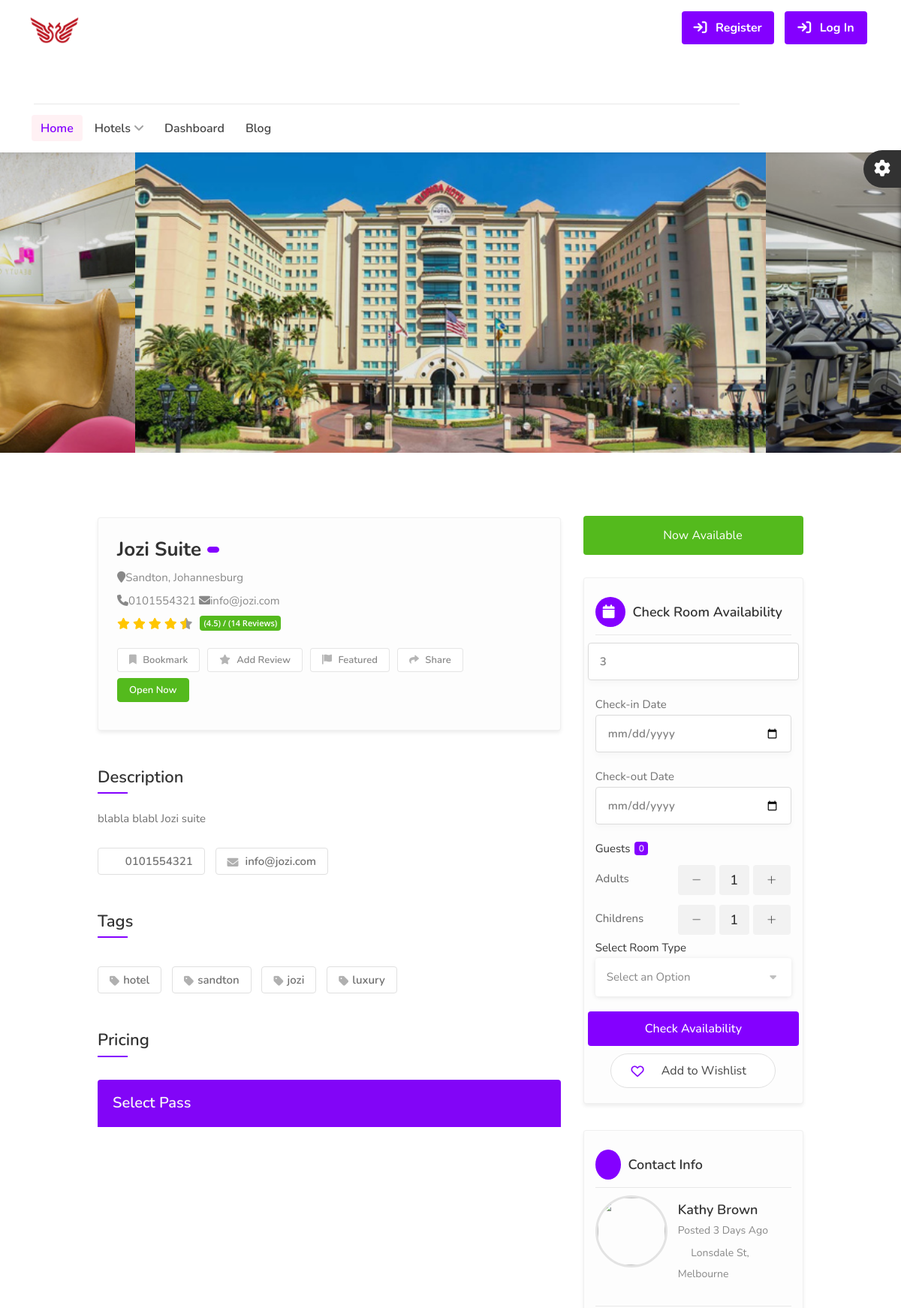
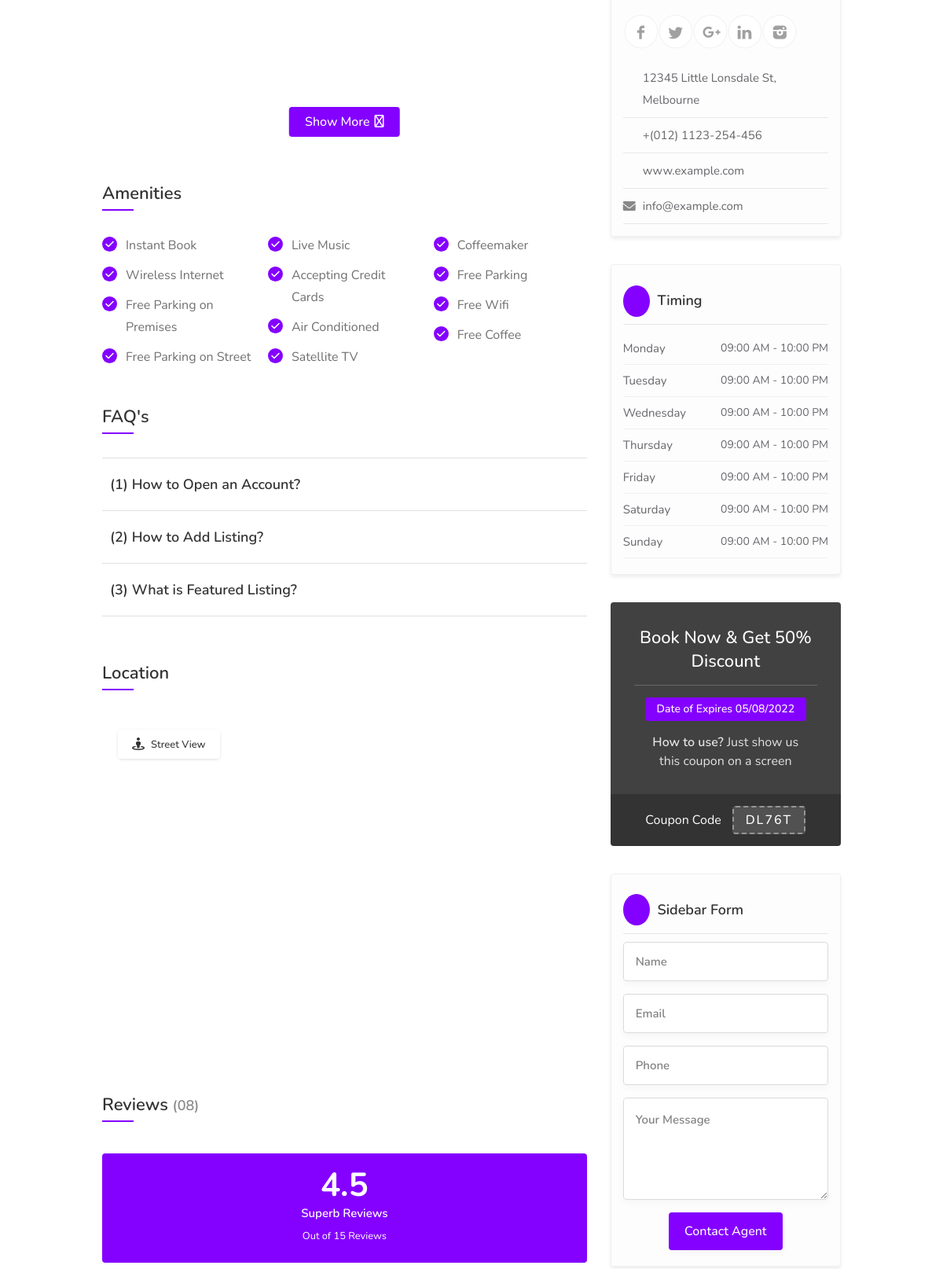
Page /detail/jozi-suite/ (upper part) on the committed database (2 pictures, top to bottom).
### hotel/models.py (models this page shows, shortened)
class HotelGallery(models.Model):
    hotel = models.ForeignKey(Hotel, on_delete=models.CASCADE)
    image = models.FileField(upload_to="hotel_gallery")
    hgid = ShortUUIDField(unique=True, length=10, max_length=20, alphabet="abcdefghijklmnopqrstuvxyz")
    class Meta:
        verbose_name_plural = 'Hotel Gallery'

class Hotel(models.Model):
    user = models.ForeignKey(User, on_delete=models.CASCADE)
    name = models.CharField(max_length=100)
    description = CKEditor5Field(null=True, blank=True, config_name='extends')
    image = models.FileField(upload_to="hotel_gallery")
    address = models.CharField(max_length=1000)
    mobile = models.CharField(max_length=20)
    email = models.EmailField(max_length=100)
    status = models.CharField(max_length=20, choices=HOTEL_STATUS, default="Live")
    tags = TaggableManager(blank=True)
    views = models.IntegerField(default=0)
    featured = models.BooleanField(default=False)
    hid = ShortUUIDField(unique=True, length=10, max_length=20, alphabet="abcdefghijklmnopqrstuvxyz")
    slug = models.SlugField(unique=True)
    date = models.DateTimeField(auto_now_add=True)
    def hotel_gallery(self):
        return HotelGallery.objects.filter(hotel=self)
    def hotel_room_type(self):
        return RoomType.objects.filter(hotel=self)

### hotel/views.py (the view)
# urls.py: path("detail/<slug>/", views.hotel_detail, name="hotel_detail"),
def hotel_detail(request, slug):
    hotel = Hotel.objects.get(status="Live", slug=slug) #When you want to retrieve 1 item you use get but when you want to retrieve a list you use filter or all
    context = {
        "hotel":hotel,
    }
    return render(request, "hotel/hotel_detail.html", context)

### templates/hotel/hotel_detail.html (shortened to what this page needs)
{% extends "partials/base.html" %}
{% load static %}
{% block content %}
        <div id="utf_listing_gallery_part" class="utf_listing_section">
            <div class="utf_listing_slider utf_gallery_container margin-bottom-0">
                {% for hotel_gallery in hotel.hotel_gallery.all %}
                    <a href="{{hotel_gallery.image.url}}" data-background-image="{{hotel_gallery.image.url}}" class="item utf_gallery"></a>
                {% endfor %}
            </div>
        </div>
        <div class="container">
            <div class="row utf_sticky_main_wrapper">
                <div class="col-lg-8 col-md-8">
                    <div id="titlebar" class="utf_listing_titlebar">
                        <div class="utf_listing_titlebar_title">
                            <h2>{{hotel.name}}<span class="listing-tag"></span></h2>
                            <span><i class="fa fa-map-marker"></i>{{hotel.address}}</span><br>
                            <span><i class="fa fa-phone"></i>{{hotel.mobile}}</span>
                            <span><i class="fa fa-envelope"></i>{{hotel.email}}</span>
                            <div class="utf_star_rating_section" data-rating="4.5">
                                <div class="utf_counter_star_rating">(4.5) / (14 Reviews)</div>
                            </div>
                            <ul class="listing_item_social">
                                <li><a href="#"><i class="fa fa-bookmark"></i> Bookmark</a></li>
                                <li><a href="#"><i class="fa fa-star"></i> Add Review</a></li>
                                <li><a href="#"><i class="fa fa-flag"></i> Featured</a></li>
                                <li><a href="#"><i class="fa fa-share"></i> Share</a></li>
                                <li><a href="#" class="now_open">Open Now</a></li>
                            </ul>
                        </div>
                    </div>
                    <div id="utf_listing_overview" class="utf_listing_section">
                        <h3 class="utf_listing_headline_part margin-top-30 margin-bottom-30">Description</h3>
                        <p>{{hotel.description |safe}}</p>
                        <div id="utf_listing_tags" class="utf_listing_section listing_tags_section margin-bottom-10 margin-top-0">
                            <a href="#"><i class="sl sl-icon-phone" aria-hidden="true"></i> {{hotel.mobile}}</a>
                            <a href="#"><i class="fa fa-envelope-o" aria-hidden="true"></i> {{hotel.email}}</a>
                        </div>
                    </div>
                    <div id="utf_listing_tags" class="utf_listing_section listing_tags_section">
                        <h3 class="utf_listing_headline_part margin-top-40 margin-bottom-40">Tags</h3>
                        {% for t in hotel.tags.all %}
                            <a href="#"><i class="fa fa-tag" aria-hidden="true"></i>{{t.name}}</a>
                        {% endfor %}
                    </div>
                    <div class="utf_listing_section">
                        <h3 class="utf_listing_headline_part margin-top-50 margin-bottom-40">Pricing</h3>
                        <div class="show-more">
                            <div class="utf_pricing_list_section">
                                <h4>Select Pass</h4>
                            </div>
                        </div>
                        <a href="#" class="show-more-button" data-more-title="Show More" data-less-title="Show Less"><i class="fa fa-angle-double-down"></i></a>
                    </div>
                    <div id="utf_listing_amenities" class="utf_listing_section">
                        <h3 class="utf_listing_headline_part margin-top-50 margin-bottom-40">Amenities</h3>
                        <ul class="utf_listing_features checkboxes margin-top-0">
                            <li>Instant Book</li>
                            <li>Wireless Internet</li>
                            <li>Free Parking on Premises</li>
                            <li>Free Parking on Street</li>
                            <li>Live Music</li>
                            <li>Accepting Credit Cards</li>
                            <li>Air Conditioned</li>
                            <li>Satellite TV</li>
                            <li>Coffeemaker</li>
                            <li>Free Parking</li>
                            <li>Free Wifi</li>
                            <li>Free Coffee</li>
                        </ul>
                    </div>
                    <div id="utf_listing_faq" class="utf_listing_section">
                        <h3 class="utf_listing_headline_part margin-top-50 margin-bottom-40">FAQ's</h3>
                        <div class="style-2">
                            <div class="accordion">
                                <h3><i class="sl sl-icon-plus"></i> (1) How to Open an Account?</h3>
                                <h3><i class="sl sl-icon-plus"></i> (2) How to Add Listing?</h3>
                                <h3><i class="sl sl-icon-plus"></i> (3) What is Featured Listing?</h3>
                            </div>
                        </div>
                    </div>
                    <div id="utf_listing_location" class="utf_listing_section">
                        <h3 class="utf_listing_headline_part margin-top-60 margin-bottom-40">Location</h3>
                        <div id="utf_single_listing_map_block">
                            <div id="utf_single_listingmap" data-latitude="36.778259" data-longitude="-119.417931" data-map-icon="im im-icon-Hamburger"></div>
                            <a href="#" id="utf_street_view_btn">Street View</a>
                        </div>
                    </div>
                    <div id="utf_listing_reviews" class="utf_listing_section">
                        <h3 class="utf_listing_headline_part margin-top-75 margin-bottom-20">Reviews <span>(08)</span></h3>
                        <div class="reviews-container">
                            <div class="row">
                                <div class="col-lg-3">
                                    <div id="review_summary">
                                        <strong>4.5</strong>
                                        <em>Superb Reviews</em>
                                        <small>Out of 15 Reviews</small>
                                    </div>
                                </div>
                            </div>
                        </div>
                    </div>
                </div>
                <div class="col-lg-4 col-md-4 margin-top-75 sidebar-search">
                    <div class="verified-badge with-tip margin-bottom-30" data-tip-content="Purchase ticket has been verified and belongs business owner or manager."> <i class="sl sl-icon-check"></i> Now Available</div>
                    <div class="utf_box_widget booking_widget_box">
                        <h3><i class="fa fa-calendar"></i> Check Room Availability
                        </h3>
                        <form class="row with-forms margin-top-0" method="POST" action="{% url 'booking:check_room_availability' %}">
                            <input type="text" value="{{hotel.id}}" name="hotel-id" id="">
                            <div class="col-lg-12 col-md-12 select_date_box">
                                <label for="">Check-in Date</label>
                                <input type="date" value="" name="checkin" placeholder="Select Date">
                            </div>
                            <div class="col-lg-12 col-md-12 select_date_box">
                                <label for="">Check-out Date</label>
                                <input type="date" class="checkout_date" name="checkout" value=""  placeholder="Select Date">
                            </div>
                            <div class="with-forms">
                                <div class="col-lg-12 col-md-12">
                                    <a href="#">Guests <span class="qtyTotal" name="qtyTotal">1</span></a>
                                    <div class="panel-dropdown-content">
                                        <div class="qtyButtons">
                                            <div class="qtyTitle">Adults</div>
                                            <input type="text" name="adult" {% if adult == None %}value="1"{% else %}value="{{adult}}"{% endif %}>
                                        </div>
                                        <div class="qtyButtons">
                                            <div class="qtyTitle">Childrens</div>
                                            <input type="text" name="children" {% if children == None %}value="1"{% else %}value="{{children}}"{% endif %}>
                                        </div>
                                    </div>
                                </div>
                            </div>
                            <div class="with-forms margin-top-30">
                                <div class="col-lg-12 col-md-12 ">
                                    <a href="#">Select Room Type</a>
                                </div>
                            </div>
                            <button type="submit" class="utf_progress_button button fullwidth_block margin-top-5">Check Availability</button>
                        </form>
                        <button class="like-button add_to_wishlist"><span class="like-icon"></span> Add to Wishlist</button>
                    </div>
                    <div class="utf_box_widget margin-top-35">
                        <h3><i class="sl sl-icon-phone"></i> Contact Info</h3>
                        <div class="utf_hosted_by_user_title"> <a href="#" class="utf_hosted_by_avatar_listing"><img src="images/dashboard-avatar.jpg" alt=""></a>
                            <h4><a href="#">Kathy Brown</a><span>Posted 3 Days Ago</span>
                                <span><i class="sl sl-icon-location"></i> Lonsdale St, Melbourne</span>
                            </h4>
                        </div>
                        <ul class="utf_social_icon rounded margin-top-10">
                            <li><a class="facebook" href="#"></a></li>
                            <li><a class="twitter" href="#"></a></li>
                            <li><a class="gplus" href="#"></a></li>
                            <li><a class="linkedin" href="#"></a></li>
                            <li><a class="instagram" href="#"></a></li>
                        </ul>
                        <ul class="utf_listing_detail_sidebar">
                            <li><i class="sl sl-icon-map"></i> 12345 Little Lonsdale St, Melbourne</li>
                            <li><i class="sl sl-icon-phone"></i> +(012) 1123-254-456</li>
                            <li><i class="sl sl-icon-globe"></i> <a href="#">www.example.com</a></li>
                            <li><i class="fa fa-envelope-o"></i> <a href="mailto:info@example.com">info@example.com</a></li>
                        </ul>
                    </div>
                    <div class="utf_box_widget opening-hours margin-top-35">
                        <h3><i class="sl sl-icon-clock"></i> Timing</h3>
                        <ul>
                            <li>Monday <span>09:00 AM - 10:00 PM</span></li>
                            <li>Tuesday <span>09:00 AM - 10:00 PM</span></li>
                            <li>Wednesday <span>09:00 AM - 10:00 PM</span></li>
                            <li>Thursday <span>09:00 AM - 10:00 PM</span></li>
                            <li>Friday <span>09:00 AM - 10:00 PM</span></li>
                            <li>Saturday <span>09:00 AM - 10:00 PM</span></li>
                            <li>Sunday <span>09:00 AM - 10:00 PM</span></li>
                        </ul>
                    </div>
                    <div class="opening-hours margin-top-35">
                        <div class="utf_coupon_widget" style="background-image: url(images/coupon-bg-1.jpg);">
                            <div class="utf_coupon_overlay"></div>
                            <a href="#" class="utf_coupon_top">
                                <h3>Book Now & Get 50% Discount</h3>
                                <div class="utf_coupon_expires_date">Date of Expires 05/08/2022</div>
                                <div class="utf_coupon_used"><strong>How to use?</strong> Just show us this coupon on a screen</div>
                            </a>
                            <div class="utf_coupon_bottom">
                                <p>Coupon Code</p>
                                <div class="utf_coupon_code">DL76T</div>
                            </div>
                        </div>
                    </div>
                    <div class="utf_box_widget opening-hours margin-top-35">
                        <h3><i class="sl sl-icon-envelope-open"></i> Sidebar Form</h3>
                        <form id="contactform">
                            <div class="row">
                                <div class="col-md-12">
                                    <input name="name" type="text" placeholder="Name" required="">
                                </div>
                                <div class="col-md-12">
                                    <input name="email" type="email" placeholder="Email" required="">
                                </div>
                                <div class="col-md-12">
                                    <input name="phone" type="text" placeholder="Phone" required="">
                                </div>
                                <div class="col-md-12">
                                    <textarea name="comments" cols="40" rows="2" id="comments" placeholder="Your Message" required=""></textarea>
                                </div>
                            </div>
                            <input type="submit" class="submit button" id="submit" value="Contact Agent">
                        </form>
                    </div>
                </div>
            </div>
        </div>
{% endblock content %}

### rows in the picture
HotelGallery: shows a picture
HotelGallery: shows a picture
HotelGallery: shows a picture
Hotel: name "Jozi Suite", address "Sandton, Johannesburg", mobile "0101554321", email "info@jozi.com", description "blabla blabl Jozi suite", hotel-id "3"
Tag: name "hotel"
Tag: name "sandton"
Tag: name "jozi"
Tag: name "luxury"
